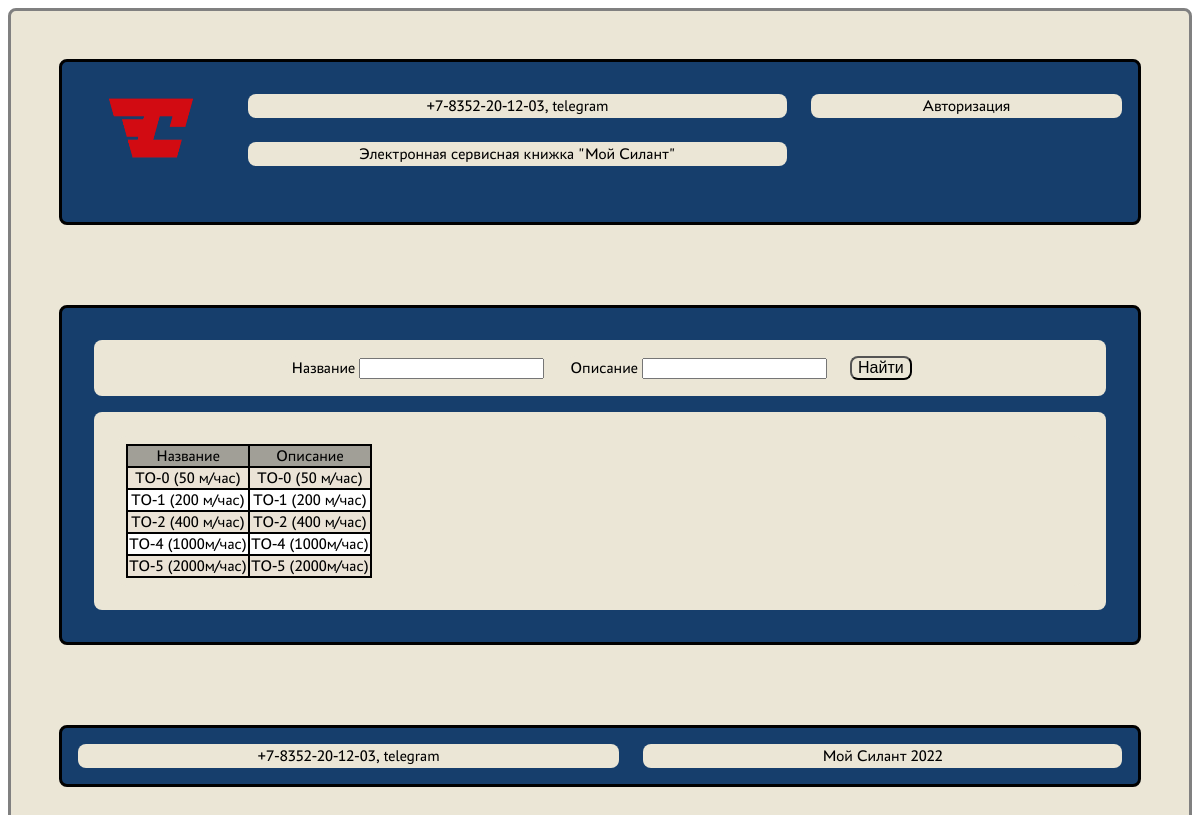
/administration/service_types, run on the app's committed database.
### loader_service/models.py (models this page shows, shortened)
class ServiceType(models.Model):
    title = models.CharField(max_length=256)
    description = models.TextField()

### loader_service/views.py (the view)
class ServiceTypeView(ListView):
    model = ServiceType
    ordering = 'title'
    template_name = 'service_types.html'
    context_object_name = 'service_types'
    paginate_by = 5
    def get_queryset(self):
        queryset = super().get_queryset()
        self.filterset = ServiceTypeFilter(self.request.GET, queryset)
        return self.filterset.qs
    def get_context_data(self, **kwargs):
        context = super().get_context_data()
        context['filterset'] = self.filterset
        return context

### templates/service_types.html (shortened to what this page needs)
{% extends 'flatpages/default.html' %}
{% load static %}
{% load custom_tags %}
{% block body %}
<div>
    <form action="" method="get">
        <span class="filter">Название {{ filterset.form.title }}</span>
        <span class="filter">Описание {{ filterset.form.description }}</span>
        <button class="filter" type="submit">Найти</button>
    </form>
</div>
        {% if service_types %}
        <div>
            <div class="table">
                <table border="1">
                    <tr>
                        <td>Название</td>
                        <td>Описание</td>
                    </tr>
                    {% for service_type in service_types %}
                    <tr>
                        <td><a href="service_types/{{ service_type.pk }}">{{ service_type.title }}</a></td>
                        <td>{{ service_type.description }}</td>
                    </tr>
                    {% endfor %}
                </table>
            </div>
        </div>
        {% endif %}
{% endblock body %}

### static/assets/css/main.css (style rules this page uses)
a { color: black; text-decoration: none; }
input { cursor: pointer; }
table { background-color: white; border: 2px solid; border-collapse: collapse; }
td { border: 2px solid; border-collapse: collapse; }
body { background-color: white; display: flex; flex-direction: column; height: 100vh; }
button { font-size: 1em; border-radius: 0.5em; background-color: #EBE6D6; cursor: pointer; }
span { padding: 0.20em; font-size: 1em; border-radius: 0.5em; background-color: #EBE6D6; text-align: center; }
.main-panel div { text-align: center; justify-content: center; padding: 0.5em; margin: 1em; background-color: #EBE6D6; border-radius: 0.5em; }
.table { table-layout: auto; background-color: white; width: auto; text-align: center; border-radius: 0.5em; overflow: auto; }
.table tr:first-child { background-color: #a19f97; }
.table tr:nth-child(even) { background-color: #ebe3d6; }
.filter { margin: 0.5em; }

### data on the page
ServiceType: title "ТО-0 (50 м/час)", description "ТО-0 (50 м/час)"
ServiceType: title "ТО-1 (200 м/час)", description "ТО-1 (200 м/час)"
ServiceType: title "ТО-2 (400 м/час)", description "ТО-2 (400 м/час)"
ServiceType: title "ТО-4 (1000м/час)", description "ТО-4 (1000м/час)"
ServiceType: title "ТО-5 (2000м/час)", description "ТО-5 (2000м/час)"
